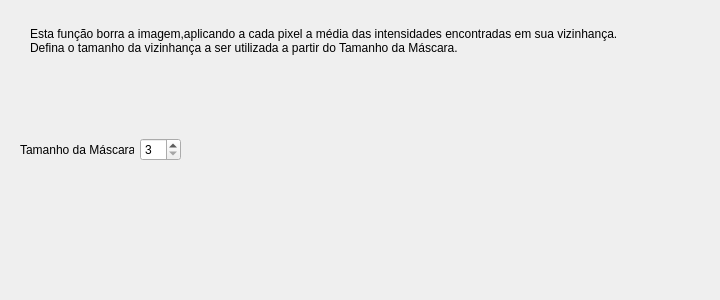
<?xml version="1.0" encoding="UTF-8"?>
<ui version="4.0">
 <class>blurForm</class>
 <widget class="QWidget" name="blurForm">
  <property name="geometry">
   <rect>
    <x>0</x>
    <y>0</y>
    <width>720</width>
    <height>300</height>
   </rect>
  </property>
  <property name="windowTitle">
   <string>Form</string>
  </property>
  <widget class="QWidget" name="horizontalLayoutWidget">
   <property name="geometry">
    <rect>
     <x>20</x>
     <y>110</y>
     <width>161</width>
     <height>80</height>
    </rect>
   </property>
   <layout class="QHBoxLayout" name="horizontalLayout">
    <item>
     <widget class="QLabel" name="label">
      <property name="text">
       <string>Tamanho da Máscara</string>
      </property>
     </widget>
    </item>
    <item>
     <widget class="QSpinBox" name="inputblurFormMaskSize">
      <property name="minimum">
       <number>3</number>
      </property>
     </widget>
    </item>
   </layout>
  </widget>
  <widget class="QLabel" name="label_2">
   <property name="geometry">
    <rect>
     <x>30</x>
     <y>20</y>
     <width>651</width>
     <height>41</height>
    </rect>
   </property>
   <property name="text">
    <string>Esta função borra a imagem,aplicando a cada pixel a média das intensidades encontradas em sua vizinhança.
Defina o tamanho da vizinhança a ser utilizada a partir do Tamanho da Máscara.</string>
   </property>
  </widget>
 </widget>
 <resources/>
 <connections/>
</ui>
